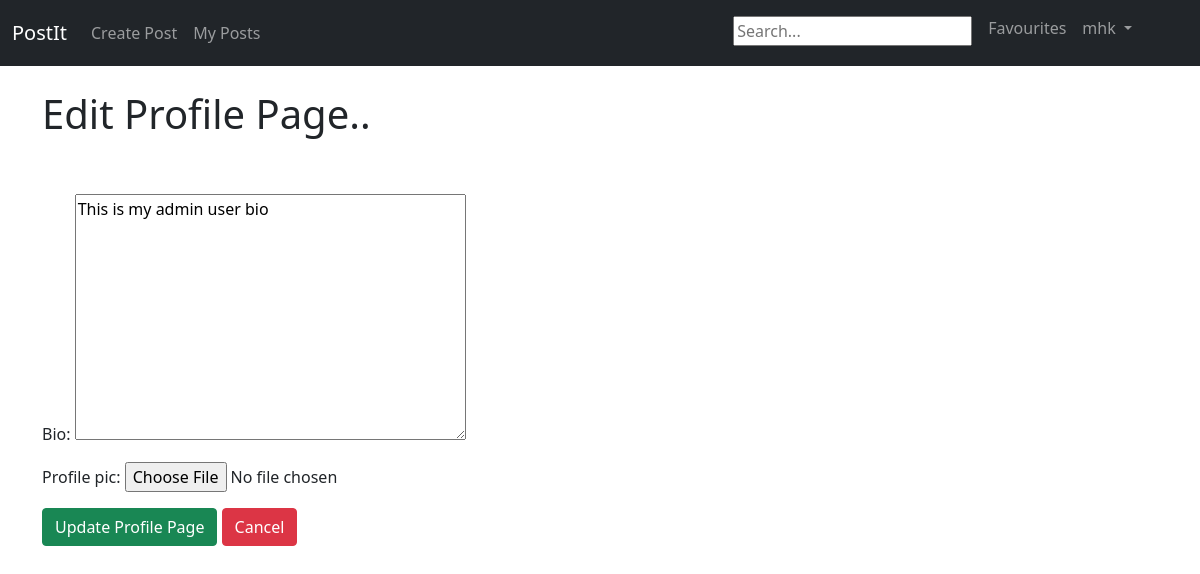
Before: /accounts/1/edit_profile_page/ (signed in) with the older database file.
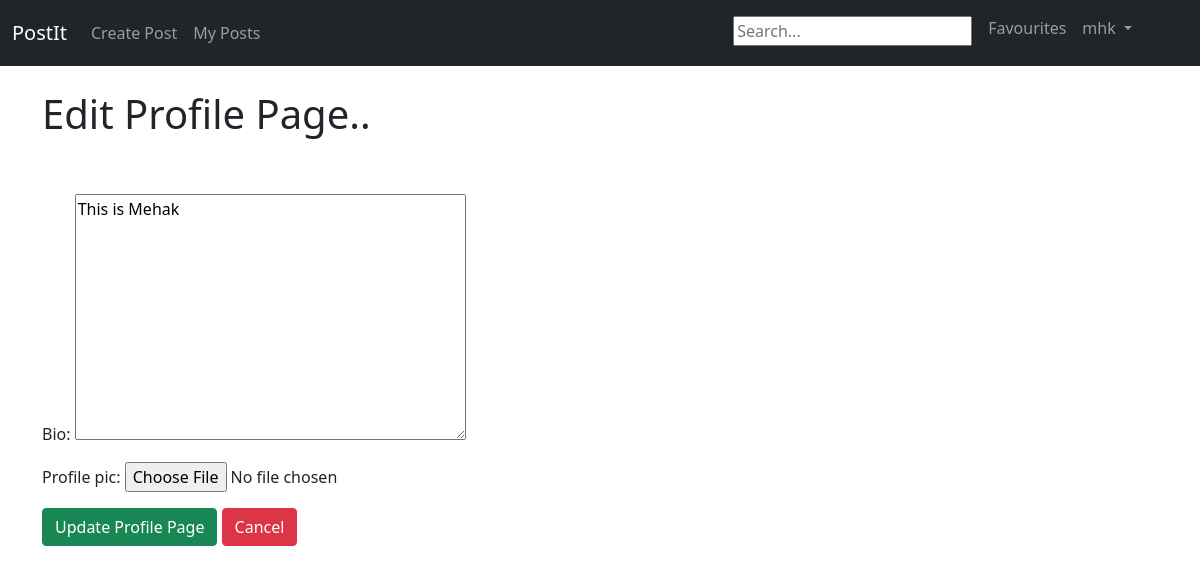
After: the same page with the newer database file.
### postIt/models.py (models this page shows, shortened)
class Profile(models.Model):
    user = models.OneToOneField(User, null=True, on_delete=models.CASCADE)
    bio = models.TextField()
    profile_pic = models.ImageField(null=True, blank=True, upload_to="images/profile/")

### accounts/views.py (the view)
# urls.py: path('<int:pk>/edit_profile_page/', EditProfilePageView.as_view(), name='edit_profile_page'),
class EditProfilePageView(generic.UpdateView):
    model = Profile
    template_name = "registration/edit_profile_page.html"
    fields = ['bio', 'profile_pic', ]
    success_url = reverse_lazy('home')

### accounts/templates/registration/edit_profile_page.html (shortened to what this page needs)
{% extends 'base.html' %}
{% block content %}
{% if user.is_authenticated %}
    {% if user.id == profile.user.id %}
    <h1>Edit Profile Page..</h1>
    <br/><br/>
    <div class="form-group">
        <form method="POST" enctype="multipart/form-data">
            {{ form.as_p }}
            <button class="btn btn-success">Update Profile Page</button>
            <button class="btn btn-danger" onclick="history.back();">Cancel</button>
        </form>
    </div>
    <br/><br/>
    {% else %}
        You're not the correct User to Edit this page..
    {% endif %}
{% else %}
    You shouldn't be here. you hacker you..
{% endif %}
{% endblock %}

Changed rows visible on the page:
changed Profile: bio "This is my admin user bio" → "This is Mehak"
